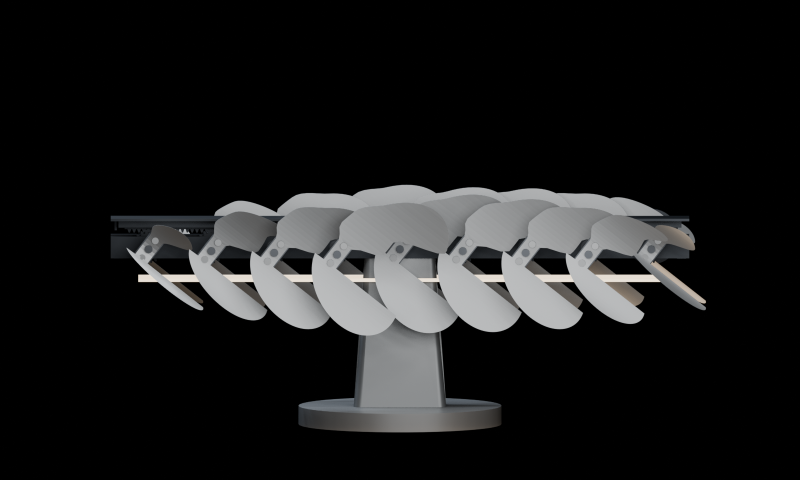
#> input picture konsept/C-zeppelin/renders/closed_front.png, 1600 x 960 px (shown at 1/2 size)
$ python make_sheet.py
#> lines starting #> are read from the running program, lines starting #| are printed output that depends on the picture
from pathlib import Path
from PIL import Image
root=Path(__file__).resolve().parent
names=["closed_front.png","open_front.png","closed_3q.png","open_3q.png"]
for width in (400,512,600):
    canvas=Image.new("RGB",(width*2,round(width*.6)*2),(0,0,0))
#> canvas: PIL image 800x480 RGB; every value is 0
    height=round(width*.6)
    for i,name in enumerate(names):
        im=Image.open(root/"renders"/name).convert("RGB").resize((width,height),Image.Resampling.LANCZOS)
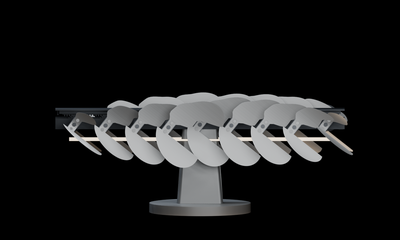
#> im: PIL image 400x240 RGB; mean R, G, B 26.8, 27, 27
        canvas.paste(im,((i%2)*width,(i//2)*height))
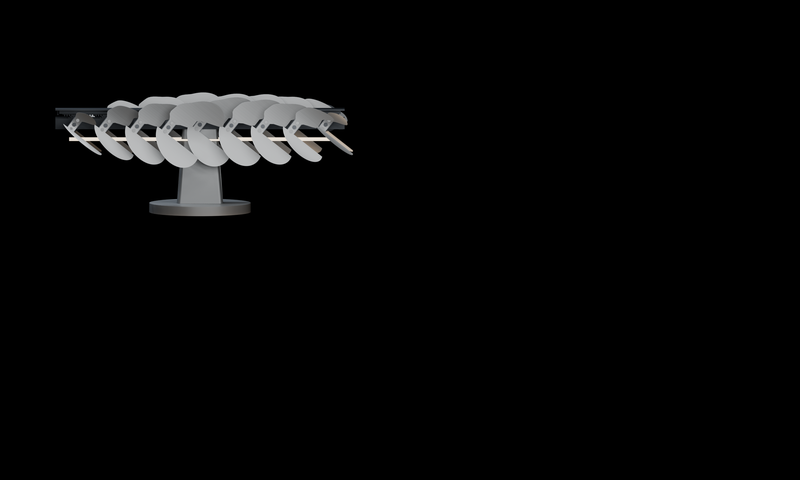
#> canvas: PIL image 800x480 RGB; mean R, G, B 6.7, 6.7, 6.8
    for q in (45,65,80):
        p=root/f"preview_sheet_{width}_{q}.webp"
        canvas.save(p,"WEBP",quality=q,method=6)
#> (the run stopped early here; a loop or call above may not have finished)
